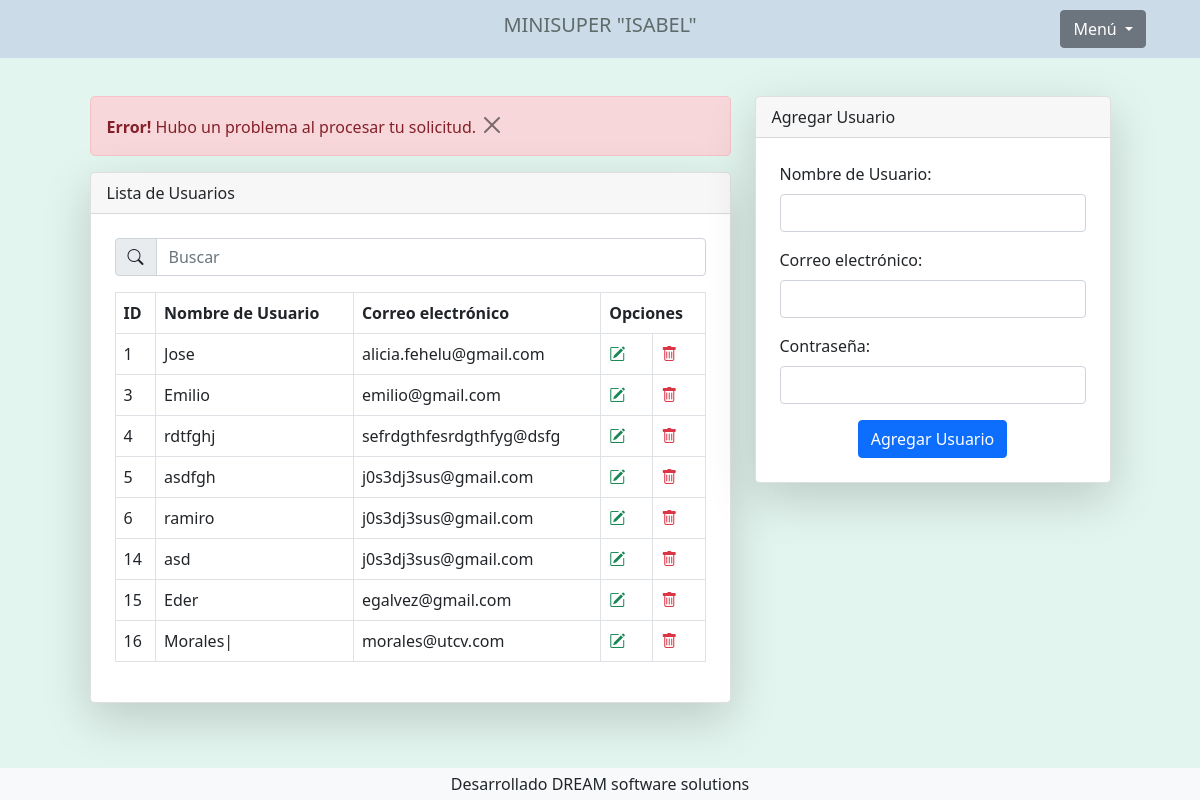
The app's page /Mnisuper/usuarios.php?mensaje=error (signed in) with its own data.
### tables this page shows
CREATE TABLE `usuarios` (
  `id_usuario` smallint(5) NOT NULL,
  `nombre` varchar(50) NOT NULL,
  `correo_electronico` varchar(50) NOT NULL,
  `contrasena` varchar(10) NOT NULL,
  `imagen_usuarios` varchar(100) NOT NULL
);

### Mnisuper/usuarios.php (the view, shortened to what this page needs)
<?php
include 'header.php';
include_once "conexion.php";
$sentencia = $bd->query("SELECT * FROM usuarios");
$usuarios = $sentencia->fetchAll(PDO::FETCH_OBJ);
?>
<div class="container mt-5">
    <div class="row justify-content-center">
        <div class="col-md-7">
            <?php if (isset($_GET['mensaje']) and $_GET['mensaje'] == 'error') { ?>
                <div class="alert alert-danger rounded-3 animate__animated animate__fadeInUp" role="alert">
                    <strong>Error!</strong> Hubo un problema al procesar tu solicitud.
                    <button type="button" class="btn-close" data-bs-dismiss="alert" aria-label="Close"></button>
                </div>
            <?php } ?>
            <div class="card rounded-3 shadow-lg">
                <div class="card-header">
                    Lista de Usuarios
                </div>
                <div class="p-4">
                    <div class="input-group mb-3">
                        <span class="input-group-text" id="basic-addon1"><i class="bi bi-search"></i></span>
                        <input type="text" class="form-control" id="search-input" placeholder="Buscar" aria-label="Buscar" aria-describedby="basic-addon1">
                    </div>
                    <div class="table-responsive">
                        <table class="table table-bordered align-middle" id="tabla-usuarios">
                            <thead>
                                <tr>
                                    <th scope="col">ID</th>
                                    <th scope="col">Nombre de Usuario</th>
                                    <th scope="col">Correo electrónico</th>
                                    <th scope="col" colspan="2">Opciones</th>
                                </tr>
                            </thead>
                            <tbody>
                                <?php foreach ($usuarios as $usuario) { ?>
                                    <tr>
                                        <td scope="row"><?php echo $usuario->id_usuario; ?></td>
                                        <td><?php echo $usuario->nombre; ?></td>
                                        <td><?php echo $usuario->correo_electronico; ?></td>
                                        <td><a class="text-success animate__animated animate__heartBeat" href="editar_usuario.php?id_usuario=<?php echo $usuario->id_usuario; ?>"><i class="bi bi-pencil-square"></i></a></td>
                                        <td><a onclick="return confirm('¿Estás seguro de eliminar?');" class="text-danger animate__animated animate__bounceIn" href="eliminar_usuario.php?id_usuario=<?php echo $usuario->id_usuario; ?>"><i class="bi bi-trash"></i></a></td>
                                    </tr>
                                <?php } ?>
                            </tbody>
                        </table>
                    </div>
                </div>
            </div>
        </div>
        <div class="col-md-4">
            <div class="card rounded-3 shadow-lg">
                <div class="card-header">
                    Agregar Usuario
                </div>
                <div class="p-4">
                    <form action="insertar_usuario.php" method="post">
                        <div class="mb-3">
                            <label for="nombre" class="form-label">Nombre de Usuario:</label>
                            <input type="text" class="form-control" id="nombre" name="nombre" required>
                        </div>
                        <div class="mb-3">
                            <label for="correo_electronico" class="form-label">Correo electrónico:</label>
                            <input type="email" class="form-control" id="correo_electronico" name="correo_electronico" required>
                        </div>
                        <div class="mb-3">
                            <label for="contrasena" class="form-label">Contraseña:</label>
                            <input type="password" class="form-control" id="contrasena" name="contrasena" required>
                        </div>
                        <li class="d-flex justify-content-center">
                        <button type="submit" class="btn btn-primary">Agregar Usuario</button>
                        </li>
                    </form>
                </div>
            </div>
        </div>
    </div>
</div>
<?php include 'footer.php'; ?>

### Mnisuper/header.php (style rules this page uses)
body { background-color: #E3F5EF; }

### records on screen
usuarios: id_usuario "1", nombre "Jose", correo_electronico "alicia.fehelu@gmail.com"
usuarios: id_usuario "3", nombre "Emilio", correo_electronico "emilio@gmail.com"
usuarios: id_usuario "4", nombre "rdtfghj", correo_electronico "sefrdgthfesrdgthfyg@dsfg"
usuarios: id_usuario "5", nombre "asdfgh", correo_electronico "j0s3dj3sus@gmail.com"
usuarios: id_usuario "6", nombre "ramiro", correo_electronico "j0s3dj3sus@gmail.com"
usuarios: id_usuario "14", nombre "asd", correo_electronico "j0s3dj3sus@gmail.com"
usuarios: id_usuario "15", nombre "Eder", correo_electronico "egalvez@gmail.com"
usuarios: id_usuario "16", nombre "Morales|", correo_electronico "morales@utcv.com"
